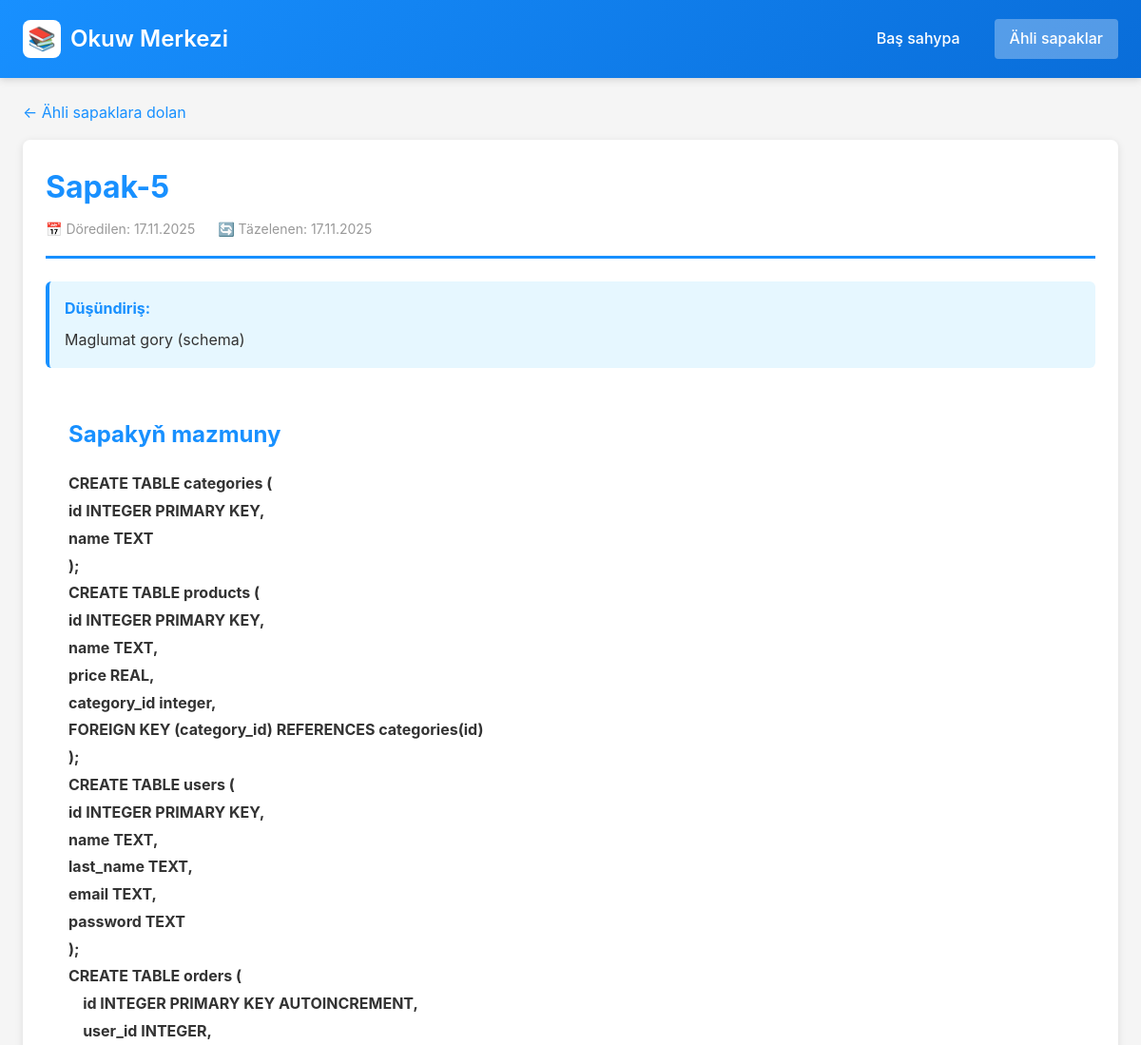
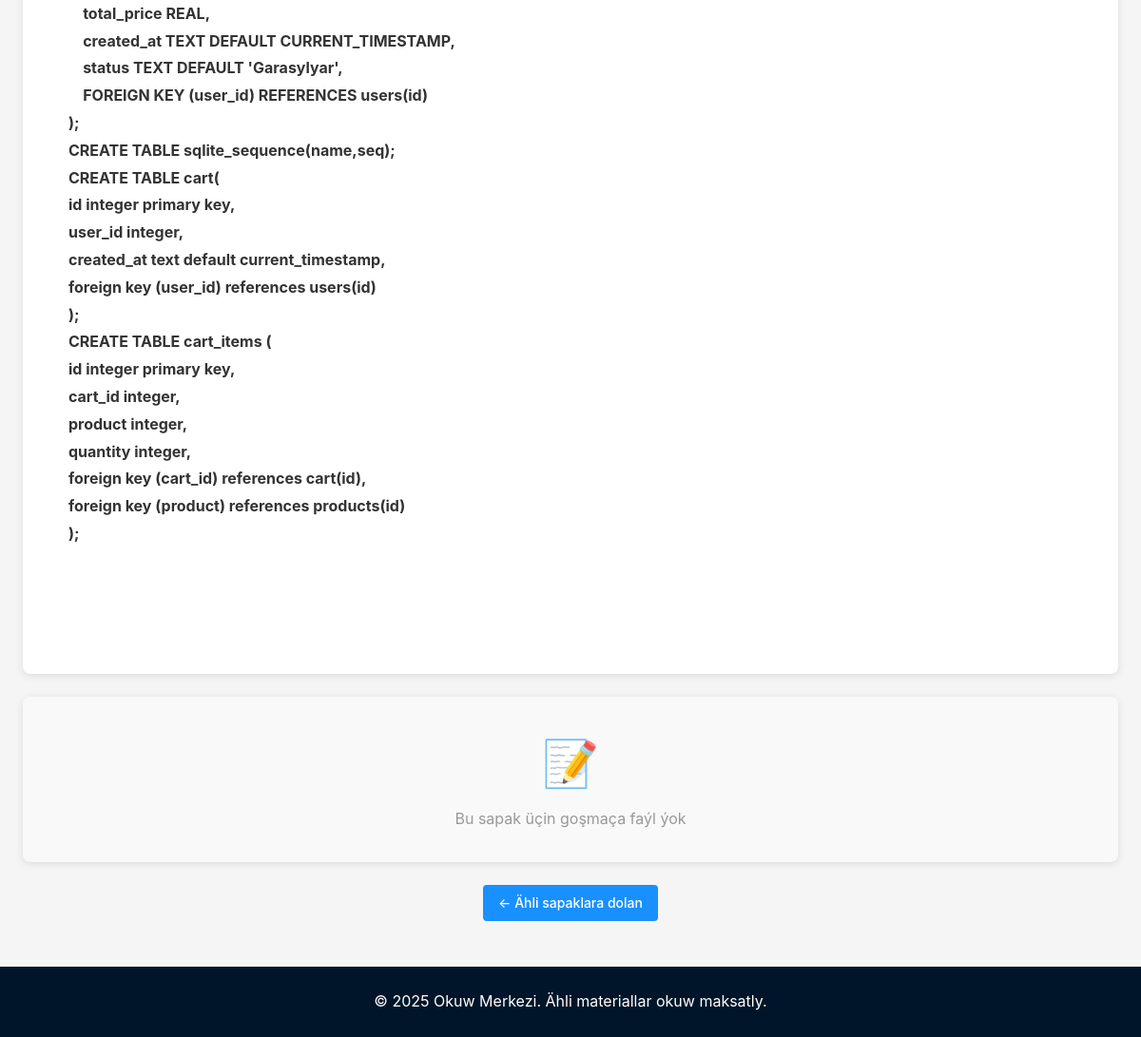
/lessons/3/, run on the app's committed database (2 pictures, top to bottom).
### lessons/models.py (models this page shows, shortened)
class Lesson(models.Model):
    title = models.CharField(max_length=200, verbose_name="Sapagyň ady")
    content = RichTextField(blank=True, null=True, config_name='lesson_content', help_text="Baý tekst formatlaşdyrma bilen sapagyň mazmuny (hökmany däl)", verbose_name="Mazmun")
    description = models.TextField(max_length=500, blank=True, null=True, help_text="Gysga düşündiriş", verbose_name="Düşündiriş")
    date_created = models.DateTimeField(default=timezone.now, verbose_name="Döredilen senesi")
    date_updated = models.DateTimeField(auto_now=True, verbose_name="Täzelenen senesi")
    is_published = models.BooleanField(default=True, help_text="Talyplara görkezilsin", verbose_name="Çap edildi")
    order = models.IntegerField(default=0, help_text="Görkeziş tertibi (pes sanlar öň görkeziler)", verbose_name="Tertip belgisi")
    class Meta:
        ordering = ['order', '-date_created']
        verbose_name = "Sapak"
        verbose_name_plural = "Sapaklar"

### lessons/views.py (the view)
# urls.py: path('lessons/<int:pk>/', views.LessonDetailView.as_view(), name='lesson_detail'),
class LessonDetailView(DetailView):
    model = Lesson
    template_name = 'lessons/lesson_detail.html'
    context_object_name = 'lesson'
    def get_queryset(self):
        return Lesson.objects.filter(is_published=True).prefetch_related('attachments')

### templates/lessons/lesson_detail.html (shortened to what this page needs)
{% extends 'base.html' %}
{% block content %}
<div style="margin-bottom: 16px;">
    <a href="{% url 'lesson_list' %}" style="color: #1890ff; text-decoration: none; display: inline-flex; align-items: center; gap: 8px;">
        ← Ähli sapaklara dolan
    </a>
</div>
<div class="card">
    <div style="border-bottom: 3px solid #1890ff; padding-bottom: 16px; margin-bottom: 24px;">
        <h1 style="color: #1890ff; margin-bottom: 8px;">{{ lesson.title }}</h1>
        <div style="display: flex; gap: 24px; color: #999; font-size: 14px;">
            <span>📅 Döredilen: {{ lesson.date_created|date:"d.m.Y" }}</span>
            <span>🔄 Täzelenen: {{ lesson.date_updated|date:"d.m.Y" }}</span>
        </div>
    </div>
    {% if lesson.description %}
    <div style="background: #e6f7ff; padding: 16px; border-radius: 6px; margin-bottom: 24px; border-left: 4px solid #1890ff;">
        <strong style="color: #1890ff;">Düşündiriş:</strong>
        <p style="margin-top: 8px; color: #333;">{{ lesson.description }}</p>
    </div>
    {% endif %}
    {% if lesson.content %}
    <div class="content-area">
        <h2 style="color: #1890ff; margin-top: 0;">Sapakyň mazmuny</h2>
        <div>{{ lesson.content|safe }}</div>
    </div>
    {% else %}
    <div style="background: #f5f5f5; padding: 24px; border-radius: 6px; text-align: center; margin-bottom: 24px;">
        <p style="color: #999;">Bu sapak üçin ýazuw mazmuny ýok. Materiallar üçin aşakdaky goşmaça faýllara serediň.</p>
    </div>
    {% endif %}
</div>
{% if lesson.attachments.all %}
<div class="card">
    <h2 class="card-title">📎 Goşmaça faýllar ({{ lesson.attachments.count }})</h2>
    <ul class="attachment-list">
        {% for attachment in lesson.attachments.all %}
        <li class="attachment-item">
            <div class="attachment-info">
                <div class="attachment-icon">📄</div>
                <div class="attachment-details">
                    <h4>{{ attachment.title }}</h4>
                    <div class="attachment-meta">
                        <span>{{ attachment.get_file_size_display }}</span>
                        <span style="margin: 0 8px;">•</span>
                        <span>{{ attachment.uploaded_at|date:"d.m.Y" }}</span>
                        {% if attachment.description %}
                        <span style="margin: 0 8px;">•</span>
                        <span>{{ attachment.description }}</span>
                        {% endif %}
                    </div>
                </div>
            </div>
            <a href="{{ attachment.file.url }}" class="btn" download style="font-size: 12px; padding: 6px 12px;">
                ⬇ Göçürip almak
            </a>
        </li>
        {% endfor %}
    </ul>
</div>
{% else %}
<div class="card" style="text-align: center; padding: 32px; background: #f9f9f9;">
    <div style="font-size: 48px; margin-bottom: 8px;">📝</div>
    <p style="color: #999;">Bu sapak üçin goşmaça faýl ýok</p>
</div>
{% endif %}
<div style="margin-top: 24px; text-align: center;">
    <a href="{% url 'lesson_list' %}" class="btn">← Ähli sapaklara dolan</a>
</div>
{% endblock %}

### templates/base.html (style rules this page uses)
* { margin: 0; padding: 0; box-sizing: border-box; }
body { font-family: -apple-system, BlinkMacSystemFont, 'Segoe UI', Roboto, 'Helvetica Neue', Arial, sans-serif; background: #f5f5f5; color: #333; line-height: 1.6; }
.card { background: white; border-radius: 8px; box-shadow: 0 2px 8px rgba(0,0,0,0.1); padding: 24px; margin-bottom: 24px; }
.btn { display: inline-block; padding: 8px 16px; background: #1890ff; color: white; text-decoration: none; border-radius: 4px; border: none; cursor: pointer; font-size: 14px; font-weight: 500; transition: all 0.3s; }
.content-area { background: white; padding: 24px; border-radius: 8px; line-height: 1.8; margin-bottom: 24px; }
.content-area h1, .content-area h2, .content-area h3 { color: #1890ff; margin-top: 24px; margin-bottom: 16px; }
.content-area p { margin-bottom: 16px; }

### data on the page
Lesson: title "Sapak-5", date_created "17.11.2025", date_updated "17.11.2025", description "Maglumat gory (schema)", content "CREATE TABLE categories ( id INTEGER PRIMARY KEY, name TEXT ); CREATE TABLE products ( id INTEGER PRIMARY KEY, name TEXT, price REAL, category_id integer, FOREIGN KEY (category_id) REFERENCES categories(id) ); CREATE TABLE users ( id INTEGER PRIMARY KEY, name TEXT, last_name TEXT, email TEXT, password TEXT ); CREATE TABLE orders ( id INTEGER PRIMARY KEY AUTOINCREMENT, user_id INTEGER, total_price REAL, created_at TEXT DEFAULT CURRENT_TIMESTAMP, status TEXT DEFAULT 'Garasylyar', FOREIGN KEY (user_id) REFERENCES users(id) ); CREATE TABLE sqlite_sequence(name,seq); CREATE TABLE cart( id integer primary key, user_id integer, created_at text default current_timestamp, foreign key (user_id)…"
